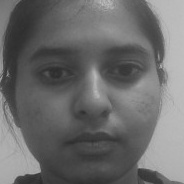
#> input picture owner_face.jpg, 184 x 184 px, given in place of the camera
$ python register_owner_lbph.py
#> lines starting #> are read from the running program, lines starting #| are printed output that depends on the picture
"""SafeLink AI owner registration using LBPH face recognition."""

import cv2
import numpy as np


def register_owner() -> None:
    """Capture owner face samples and train/save the LBPH model."""
    print("[SafeLink AI] Starting owner registration...")

    cap = cv2.VideoCapture(0)
    if not cap.isOpened():
        print("[ERROR] Could not open webcam")
        return

    cascade_path = cv2.data.haarcascades + "haarcascade_frontalface_default.xml"
    face_cascade = cv2.CascadeClassifier(cascade_path)

    max_samples = 30
    collected_faces = []
    frame_count = 0

    while len(collected_faces) < max_samples:
        ok, frame = cap.read()
#> frame is the input picture: shape (184, 184, 3); min 44, max 191, mean 107.4
        if not ok:
            continue

        frame_count += 1
        gray = cv2.cvtColor(frame, cv2.COLOR_BGR2GRAY)

        faces = face_cascade.detectMultiScale(
            gray,
            scaleFactor=1.1,
            minNeighbors=5,
            minSize=(100, 100),
        )
#> faces = [[13, 13, 157, 157]]

        if len(faces) > 0:
            # Use the largest detected face for more stable owner samples.
            x, y, w, h = max(faces, key=lambda f: f[2] * f[3])
#> x = 13; y = 13; w = 157; h = 157
            cv2.rectangle(frame, (x, y), (x + w, y + h), (0, 255, 0), 2)

            # Capture one sample every 2 frames to reduce duplicates.
            if frame_count % 2 == 0:
                face_roi = gray[y : y + h, x : x + w]
                face_resized = cv2.resize(face_roi, (200, 200))
                collected_faces.append(face_resized)

        cv2.putText(
            frame,
            "Look at the camera. Capturing face samples...",
            (10, 30),
            cv2.FONT_HERSHEY_SIMPLEX,
            0.65,
            (255, 255, 255),
            2,
        )
        cv2.putText(
            frame,
            f"Samples: {len(collected_faces)}/{max_samples}",
            (10, 65),
            cv2.FONT_HERSHEY_SIMPLEX,
            0.65,
            (0, 255, 0),
            2,
        )
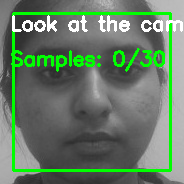
#> frame: shape (184, 184, 3); mean B, G, R 102.6, 124.3, 102.6

        cv2.imshow("Register Owner Face", frame)
        if cv2.waitKey(1) & 0xFF == ord("q"):
#> (key q is pressed here)
            break

    cap.release()
    cv2.destroyAllWindows()

    if len(collected_faces) < 10:
        print(f"[ERROR] Not enough samples captured: {len(collected_faces)}")
        return

    recognizer = cv2.face.LBPHFaceRecognizer_create()
    labels = np.zeros(len(collected_faces), dtype=np.int32)
    recognizer.train(collected_faces, labels)
    recognizer.save("owner_model.yml")

    print("[SafeLink AI] Owner model trained successfully")


if __name__ == "__main__":
    register_owner()
